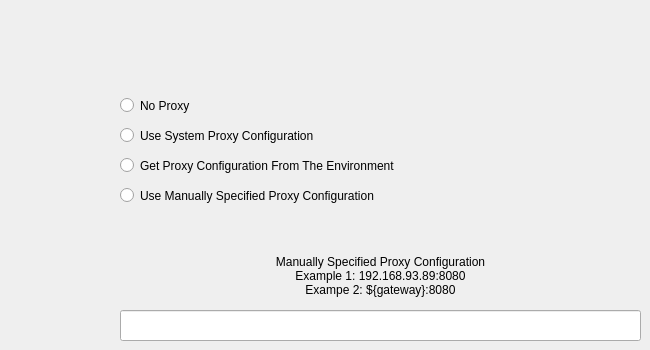
      <widget class="QWidget" name="tabProxySettings">
       <attribute name="title">
        <string>Proxy Settings</string>
       </attribute>
       <widget class="QRadioButton" name="rbUseSystemProxy">
        <property name="geometry">
         <rect>
          <x>120</x>
          <y>120</y>
          <width>521</width>
          <height>31</height>
         </rect>
        </property>
        <property name="text">
         <string>Use System Proxy Configuration</string>
        </property>
       </widget>
       <widget class="QRadioButton" name="rbUseManualProxy">
        <property name="geometry">
         <rect>
          <x>120</x>
          <y>170</y>
          <width>521</width>
          <height>51</height>
         </rect>
        </property>
        <property name="text">
         <string>Use Manually Specified Proxy Configuration</string>
        </property>
       </widget>
       <widget class="QLineEdit" name="lineEditCustormProxyAddress">
        <property name="geometry">
         <rect>
          <x>120</x>
          <y>310</y>
          <width>521</width>
          <height>31</height>
         </rect>
        </property>
       </widget>
       <widget class="QLabel" name="labelProxy">
        <property name="geometry">
         <rect>
          <x>120</x>
          <y>240</y>
          <width>521</width>
          <height>71</height>
         </rect>
        </property>
        <property name="text">
         <string>Manually Specified Proxy Configuration
Example 1: 192.168.93.89:8080
Exampe 2: ${gateway}:8080</string>
        </property>
        <property name="alignment">
         <set>Qt::AlignCenter</set>
        </property>
        <property name="wordWrap">
         <bool>true</bool>
        </property>
       </widget>
       <widget class="QRadioButton" name="rbGetFromEnv">
        <property name="geometry">
         <rect>
          <x>120</x>
          <y>150</y>
          <width>521</width>
          <height>31</height>
         </rect>
        </property>
        <property name="text">
         <string>Get Proxy Configuration From The Environment</string>
        </property>
       </widget>
       <widget class="QRadioButton" name="rbNoProxy">
        <property name="geometry">
         <rect>
          <x>120</x>
          <y>90</y>
          <width>521</width>
          <height>31</height>
         </rect>
        </property>
        <property name="text">
         <string>No Proxy</string>
        </property>
       </widget>
      </widget>
